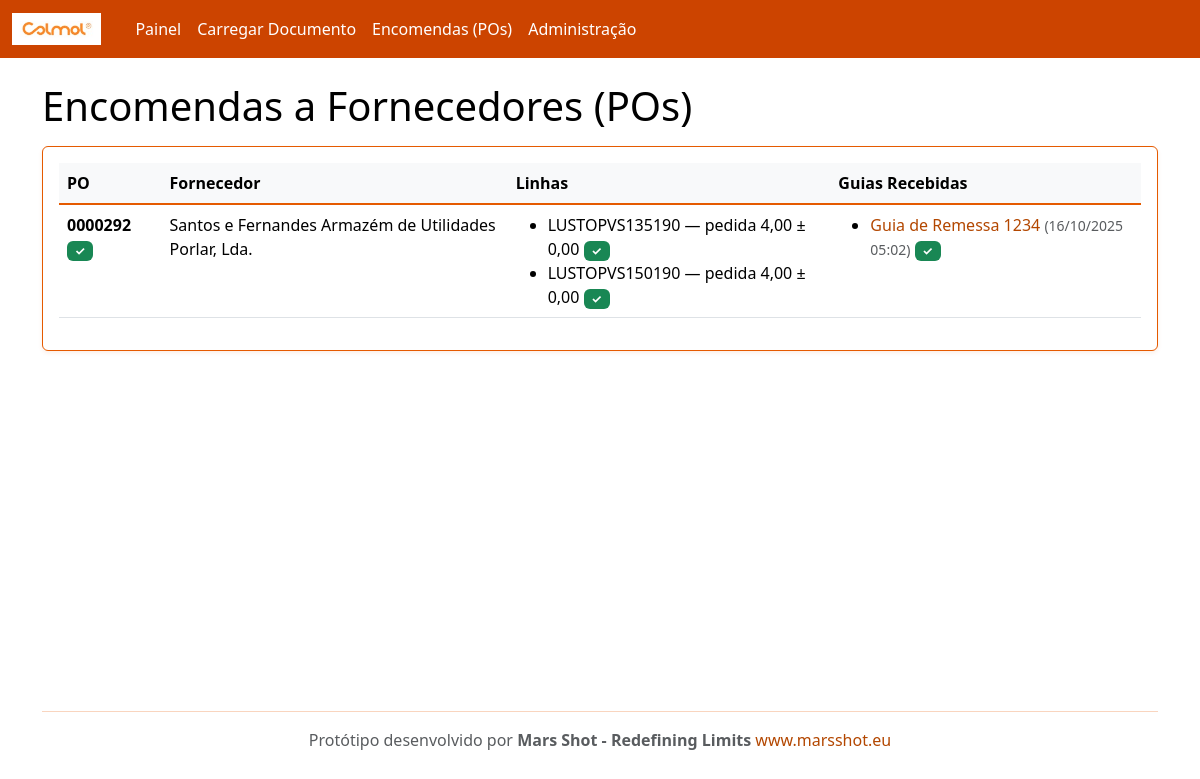
Page /po/ on the committed database.
### rececao/models.py (models this page shows, shortened)
class PurchaseOrder(models.Model):
    number = models.CharField(max_length=100, unique=True)
    supplier = models.ForeignKey(Supplier, on_delete=models.CASCADE, related_name='purchase_orders')
    created_at = models.DateTimeField(auto_now_add=True)
    @property
    def is_complete(self):
        lines = self.lines.all()
        if not lines.exists():
            return False
        return all(line.is_complete for line in lines)

class Supplier(models.Model):
    name = models.CharField(max_length=200, unique=True)
    email = models.EmailField(blank=True, null=True)
    code = models.CharField(max_length=50, unique=True)

class POLine(models.Model):
    po = models.ForeignKey(PurchaseOrder, on_delete=models.CASCADE, related_name='lines')
    internal_sku = models.CharField(max_length=120)  # código interno Colmol
    description = models.CharField(max_length=255, blank=True)
    unit = models.CharField(max_length=20, default='UN')
    qty_ordered = models.DecimalField(max_digits=12, decimal_places=2)
    qty_received = models.DecimalField(max_digits=12, decimal_places=2, default=0)
    tolerance = models.DecimalField(max_digits=6, decimal_places=2, default=0)  # tolerância admitida
    class Meta:
        unique_together = ('po','internal_sku')
    @property
    def qty_remaining(self):
        return self.qty_ordered - self.qty_received
    @property
    def is_complete(self):
        return self.qty_remaining <= 0

class InboundDocument(models.Model):
    DOC_TYPES = (
        ('GR','Guia de Remessa'),
        ('FT','Nota de Encomenda'),
    )
    supplier = models.ForeignKey(Supplier, on_delete=models.CASCADE, related_name='inbound_docs')
    doc_type = models.CharField(max_length=2, choices=DOC_TYPES, default='GR')
    number = models.CharField(max_length=120)
    file = models.FileField(upload_to='inbound/')
    received_at = models.DateTimeField(auto_now_add=True)
    parsed_payload = models.JSONField(default=dict, blank=True)  # resultado do OCR/extração
    po = models.ForeignKey(PurchaseOrder, on_delete=models.SET_NULL, null=True, blank=True, related_name='inbound_docs')

### rececao/views.py (the view)
# urls.py: path('po/', views.po_list, name='po_list'),
def po_list(request):
    from django.db.models import Prefetch
    from .models import InboundDocument
    pos = PurchaseOrder.objects.all().order_by('-id').prefetch_related(
        'lines',
        Prefetch(
            'inbound_docs',
            queryset=InboundDocument.objects.filter(doc_type='GR').order_by('-received_at'),
            to_attr='guias_remessa'
        )
    )
    return render(request, 'po_list.html', {'pos': pos})

### templates/po_list.html
{% extends "base.html" %}
{% block content %}
<h1>Encomendas a Fornecedores (POs)</h1>
<div class="card p-3 mt-3">
  <table class="table table-hover">
    <thead><tr><th>PO</th><th>Fornecedor</th><th>Linhas</th><th>Guias Recebidas</th></tr></thead>
    <tbody>
      {% for p in pos %}
      <tr>
        <td>
          <strong>{{ p.number }}</strong>
          {% if p.is_complete %}
            <span class="badge bg-success">✓</span>
          {% endif %}
        </td>
        <td>{{ p.supplier.name }}</td>
        <td>
          <ul class="mb-0">
          {% for l in p.lines.all %}
            <li>
              {{ l.internal_sku }} — pedida {{ l.qty_ordered|floatformat:2 }} ± {{ l.tolerance|floatformat:2 }}
              {% if l.is_complete %}
                <span class="badge bg-success">✓</span>
              {% endif %}
            </li>
          {% endfor %}
          </ul>
        </td>
        <td>
          {% if p.guias_remessa %}
            <ul class="mb-0">
            {% for guia in p.guias_remessa %}
              <li>
                <a href="/inbound/{{ guia.id }}/" class="text-decoration-none">
                  {{ guia.get_doc_type_display }} {{ guia.number }}
                </a>
                <small class="text-muted">({{ guia.received_at|date:"d/m/Y H:i" }})</small>
                {% if guia.match_result %}
                  {% if guia.match_result.status == 'matched' %}
                    <span class="badge bg-success">✓</span>
                  {% elif guia.match_result.status == 'exceptions' %}
                    <span class="badge bg-warning">!</span>
                  {% endif %}
                {% endif %}
              </li>
            {% endfor %}
            </ul>
          {% else %}
            <small class="text-muted">Nenhuma guia recebida</small>
          {% endif %}
        </td>
      </tr>
      {% empty %}
      <tr><td colspan="4">Sem POs. Use o admin para criar dados de exemplo.</td></tr>
      {% endfor %}
    </tbody>
  </table>
</div>
{% endblock %}

### rows in the picture
PurchaseOrder: number "0000292", supplier.name "Santos e Fernandes Armazém de Utilidades Porlar, Lda."
POLine: internal_sku "LUSTOPVS135190", qty_ordered "4,00", tolerance "0,00"
POLine: internal_sku "LUSTOPVS150190", qty_ordered "4,00", tolerance "0,00"
InboundDocument: doc_type "Guia de Remessa", number "1234", received_at "16/10/2025 05:02"
